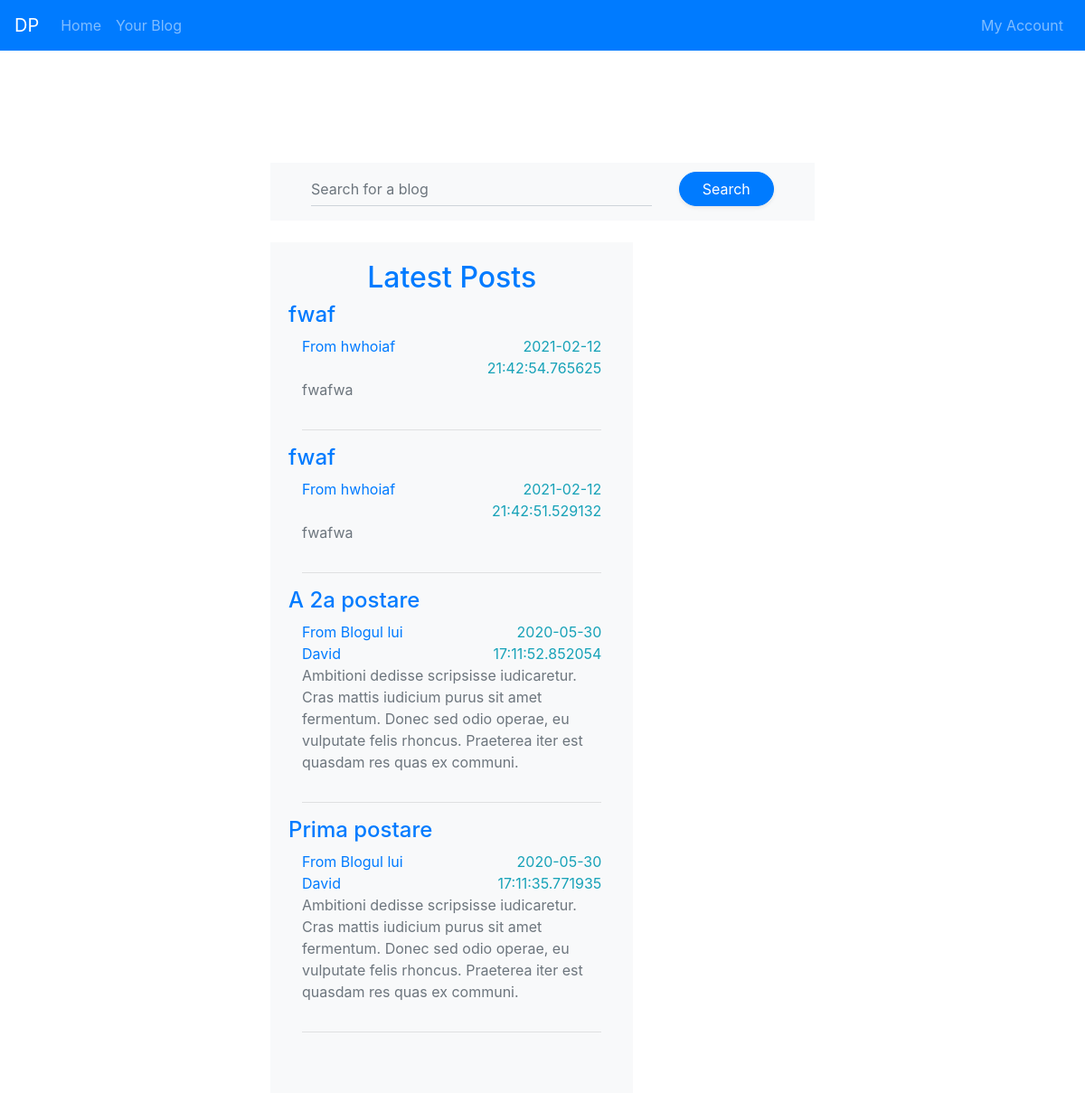
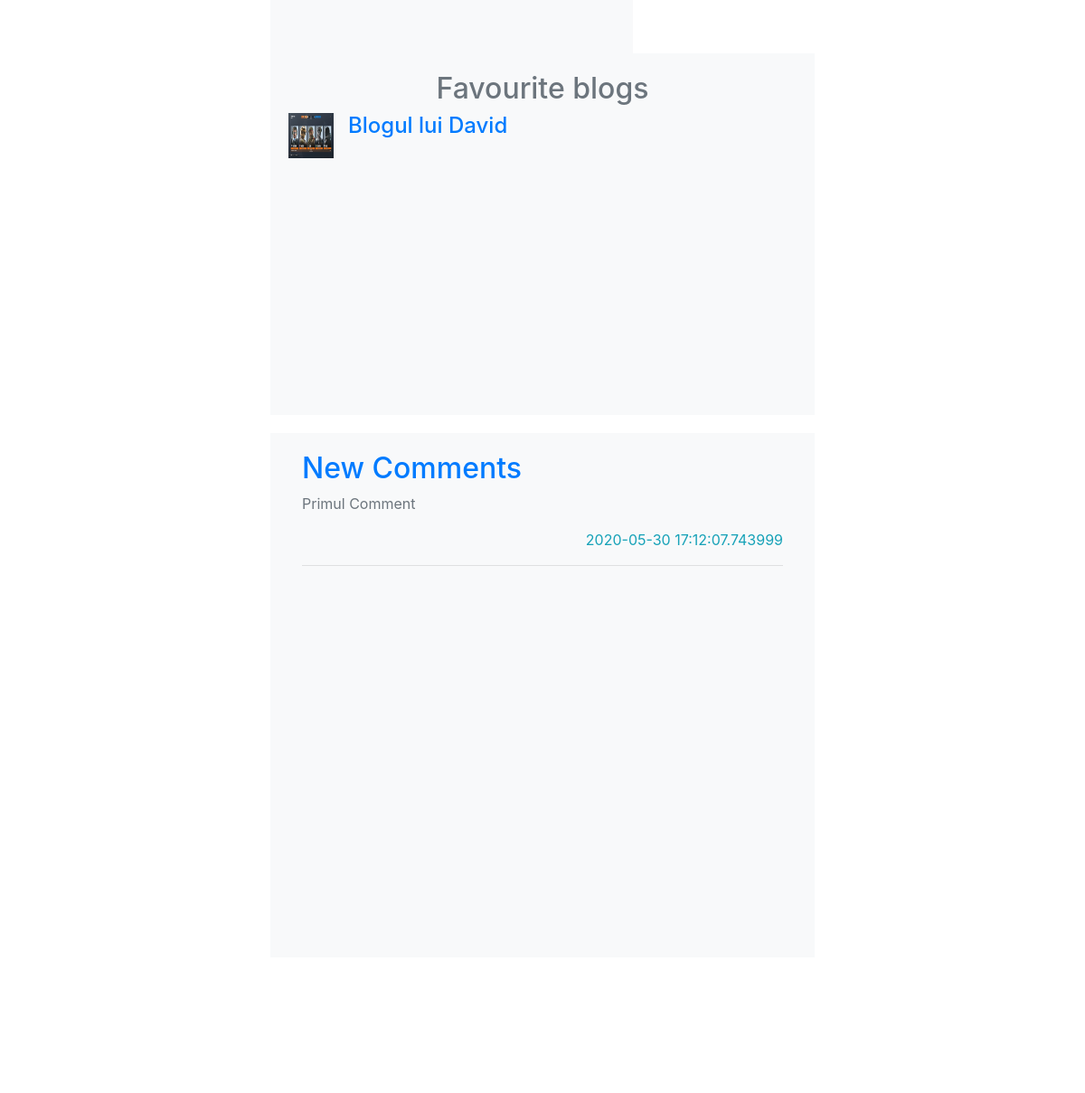
Screenshot of / (signed in) with the database file from the repository (2 pictures, top to bottom).
### app.py (models this page shows, shortened)
class Post(db.Model):
    id = db.Column(db.Integer, primary_key=True)
    blog_id = db.Column(db.Integer)
    title = db.Column(db.String(60))
    content = db.Column(db.String(300))
    date = db.Column(db.DateTime, default = datetime.utcnow)
    num_likes = db.Column(db.Integer, default = 0)

class Blog(db.Model):
    id = db.Column(db.Integer, primary_key=True)
    user_id = db.Column(db.Integer)
    num_likes = db.Column(db.Integer, default = 0)
    num_followers = db.Column(db.Integer, default = 0)
    title = db.Column(db.String(60))
    profile_pic_location = db.Column(db.String(100))
    description = db.Column(db.String(200))

class Comment(db.Model):
    id = db.Column(db.Integer, primary_key=True)
    user_id = db.Column(db.Integer)
    content = db.Column(db.String(300))
    date = db.Column(db.DateTime, default = datetime.utcnow)
    post_id = db.Column(db.Integer)
    num_likes = db.Column(db.Integer, default = 0)

### app.py (the view)
@app.route('/', methods = ['POST', 'GET'])
def index():
    if 'login-data' not in session:
        logged_in = False
        user = None
    else:
        logged_in = True
        try:
            user = User.query.filter_by(id=session['login-data']).first()
        except:
            print('err')
            user = None
    if request.method == 'POST':
        search_term = request.form['search-bar']
        return redirect('results/' + str(search_term))
    latest_posts = Post.query.filter_by().order_by(Post.date.desc()).all()
    posts_blog = dict()
    for p in latest_posts:
        posts_blog[p.blog_id] = Blog.query.filter_by(id = p.blog_id).first().title
    comments = Comment.query.filter_by().order_by(Comment.date.desc()).all()
    comments = comments[:5]
    if logged_in:
        favourite_blogs = list()
        follows = Follower.query.filter_by(user_id = user.id).all()
        for f in follows:
            favourite_blogs.append(Blog.query.filter_by(id = f.blog_id).first())
        favourite_blogs = favourite_blogs[:5]
        fresh_blogs = None
    else:
        favourite_blogs = None
        fresh_blogs = Blog.query.filter_by().order_by(Blog.id.desc()).all()
        fresh_blogs = fresh_blogs[:5]
    return render_template('index.html', logged_in = logged_in, user = user, latest_posts = latest_posts, favourite_blogs = favourite_blogs, fresh_blogs = fresh_blogs, new_comments = comments, hot_comments = comments, posts_blog = posts_blog)

### templates/index.html (shortened to what this page needs)
{% extends "layout.html" %}
{% block content %}
<div class="container main">
    <div class="row">
        <div class="col">
            <form action="/" method="POST" id="search-box" class="bg-light" action="">
                <div class="row mb-4">
                    <div class="form-group col-md-9">
                        <input type="text" name="search-bar" placeholder="Search for a blog"
                            class="bg-light form-control form-control-underlined">
                    </div>
                    <div class="form-group col-md-3">
                        <button type="submit" class="btn btn-primary rounded-pill btn-block shadow-sm">Search</button>
                    </div>
                </div>
            </form>
        </div>
    </div>
    <div class="row">
        <div class="col-8">
            <div class="row justify-content-center index-posts bg-light ">
                <div class="col">
                    <div class="row justify-content-center">
                        <h2 class="text-primary">Latest Posts</h2>
                    </div>
                    {% for post in latest_posts %}
                    <div class="Post">
                        <div class="row">
                            <h4 class="text-primary">{{ post.title }}</h4>
                        </div>
                        <div class="row">
                            <div class="col">
                                <a href={{'/blog/' + post.blog_id|string}}>From {{ posts_blog[post.blog_id] }}</a>
                            </div>
                            <div class="col text-right text-info">
                                {{ post.date }}
                            </div>
                        </div>
                        <div class="row text-secondary">
                            <div class="col">
                                <p>
                                    {{ post.content }}
                                </p>
                            </div>
                        </div>
                        <hr>
                    </div>
                    {% else %}
                    <p class="text-secondary">Empty</p>
                    {% endfor %}
                </div>
            </div>
        </div>
        {% if logged_in %}
        <div class="col">
            <div class="row index-blogs bg-light text-secondary">
                <div class="col">
                    <h2 class="text-secondary text-center">Favourite blogs</h2>
                    {% for blog in favourite_blogs %}
                    <div class="row">
                        <div class="media position-relative">
                            <img src="{{ url_for('static', filename='/images/' + blog.profile_pic_location) }}"
                                class="mr-3 img-fluid index-image" alt="profile-pic">
                            <div class="media-body">
                                <h4 class="mt-0 text-primary"><a href={{"/blog/" + blog.id|string}}
                                        class="stretched-link">{{blog.title}}</a></h4>
                                <br>
                            </div>
                        </div>
                    </div>
                    {% else %}
                    <p class="secondary-text"> Empty</p>
                    {% endfor %}
                </div>
            </div>
            <div class="row justify-content-center index-comments bg-light text-secondary">
                <div class="col">
                    <h2 class="text-primary">New Comments</h2>
                    {% for comment in new_comments %}
                    <div class="row">
                        <div class="col">
                            <p class="text-secondary">{{ comment.content }}</p>
                            <p class="text-right text-info">{{ comment.date}}</p>
                            <hr>
                        </div>
                    </div>
                    {% else %}
                    <p class="secondary-text">No comments found</p>
                    {% endfor %}
                </div>
            </div>
        </div>
{% endif %}
</div>
{% endblock %}

### static/style.css (style rules this page uses)
html, body { height: 100vh; }
body { background-image: url(https://images.pexels.com/photos/169647/pexels-photo-169647.jpeg?cs=srgb&dl=arhitectura-centrul-ora-ului-cer-cladiri-169647.jpg&fm=jpg)!important; background-repeat: no-repeat!important; background-size: cover!important; background-attachment: fixed; }
.form-control-underlined { border-width: 0; border-bottom-width: 1px; border-radius: 0; padding-left: 0; }
#search-box { padding-top: 10px; padding-left: 45px; padding-right: 45px; padding-bottom: 0px; }
.main { padding-top: 80px!important; padding: 50px; width: 60%; }
.index-posts { min-height: 1000px; margin-left: 0px; margin-right: -10px; padding: 20px; }
.index-blogs { height: 400px; margin-left: 0px; margin-right: 0px; padding: 20px; }
.index-comments { height: 580px; margin-top: 20px; margin-left: 0px; margin-right: 0px; padding: 20px; }
.index-image { width: 50px; height: 50px; }

### rows the page displays
Post: title "fwaf", date "2021-02-12 21:42:54.765625", content "fwafwa"
Blog: title "hwhoiaf"
Post: title "fwaf", date "2021-02-12 21:42:51.529132", content "fwafwa"
Post: title "A 2a postare", date "2020-05-30 17:11:52.852054", content "Ambitioni dedisse scripsisse iudicaretur. Cras mattis iudicium purus sit amet fermentum. Donec sed odio operae, eu vulputate felis rhoncus. Praeterea iter est quasdam res quas ex communi."
Blog: title "Blogul lui David", profile_pic_location (picture)
Post: title "Prima postare", date "2020-05-30 17:11:35.771935", content "Ambitioni dedisse scripsisse iudicaretur. Cras mattis iudicium purus sit amet fermentum. Donec sed odio operae, eu vulputate felis rhoncus. Praeterea iter est quasdam res quas ex communi."
Comment: content "Primul Comment", date "2020-05-30 17:12:07.743999"
